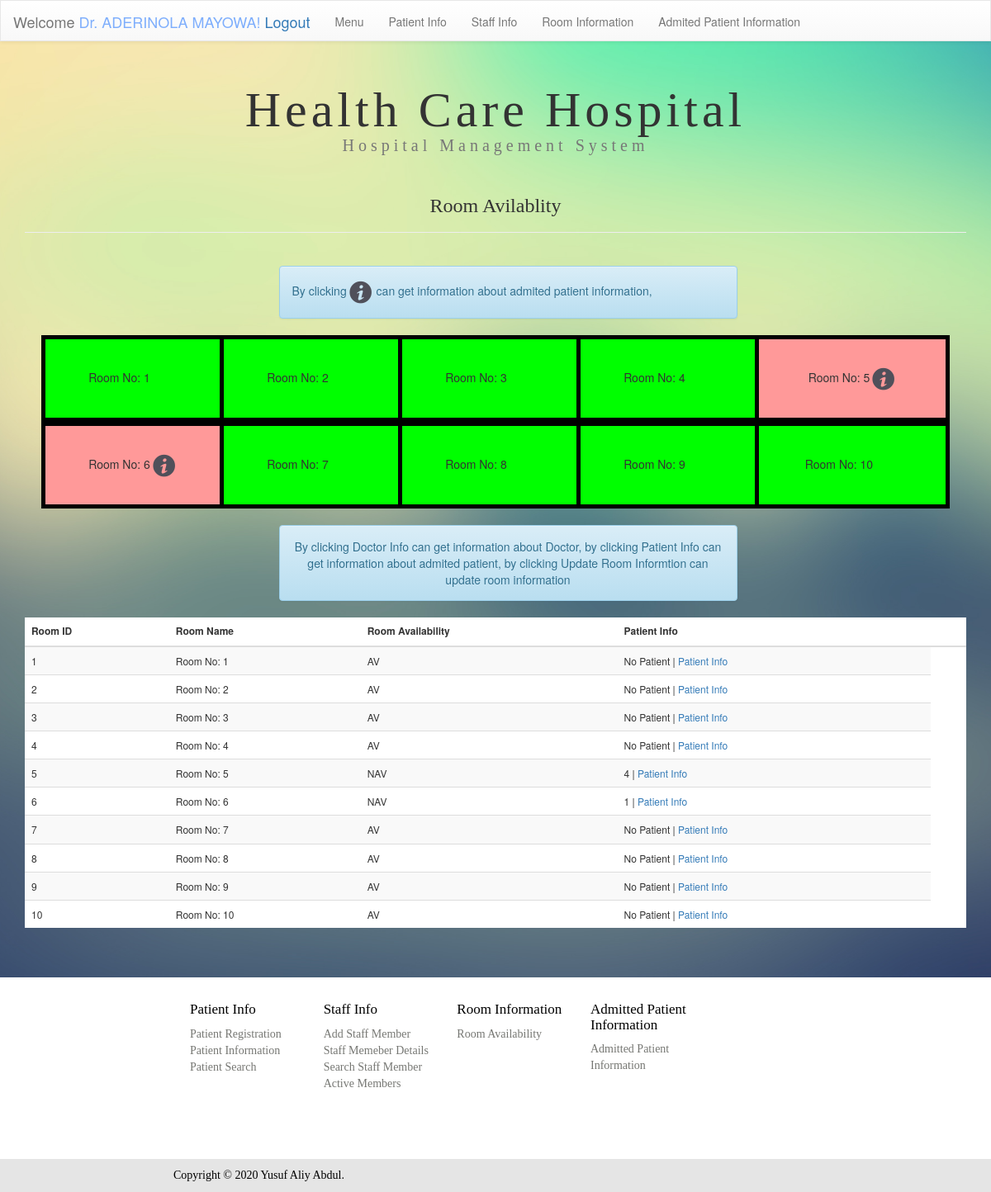
Screenshot of /roomavi.php (signed in) with the database file from the repository.
### tables this page shows
CREATE TABLE `hospi_room` (
  `room_id` int(11) NOT NULL,
  `room_name` varchar(100) NOT NULL,
  `room_avilabl` varchar(20) DEFAULT NULL,
  `rc_time_mo` varchar(10) NOT NULL DEFAULT '11.30 AM',
  `rc_time_ev` varchar(10) DEFAULT '06.30 PM',
  `room_drid` int(11) DEFAULT NULL,
  `eroom_drid` int(11) DEFAULT NULL,
  `room_petID` varchar(11) DEFAULT 'No Patient'
);

### session_check.php (called while the page is built, shortened)
<?php
    if(isset($_SESSION['sadmun']))
    {
        $sessionFetch = $_SESSION['sadmun'];
    }
    elseif(isset($_SESSION['admty'])){
        $sessionFetch = $_SESSION['admty'];
    }
    elseif(isset($_SESSION['doc_username']))
    {
        $sessionFetch = $_SESSION['doc_username'];
    }
?>

### roomavi.php (the view, shortened to what this page needs)
<?php include 'patdb.php';?>
<!DOCTYPE html PUBLIC "-//W3C//DTD XHTML 1.0 Transitional//EN" "http://www.w3.org/TR/xhtml1/DTD/xhtml1-transitional.dtd">
<html xmlns="http://www.w3.org/1999/xhtml">
<head>
<link rel="stylesheet" href="css/bootstrap.min.css">
<link rel="stylesheet" href="css/bootstrap-theme.min.css">
<link rel="stylesheet" href="css/roosi.css">
<link rel="stylesheet" type="text/css" href="css/staff.css"/><script type="text/javascript" src="js/rightde.js"></script>
</head>
<body>
  <link rel="stylesheet" href="css/hide.css">
<header class="nav-down ">
<?php include_once('navbar.php');?>
</header><br>
<div class="container">
<div class="row">
<div class="col-md-12 col-xs-12">
<h1 class="text-center ">Health Care Hospital<br /><small style="font-size:20px">Hospital Management System</small></h1></div>
</div>
</div>
<div class="container">
<div class="row">
<div class="col-md-12 col-xs-12">
<div class="page-header">
<h3 style="font-family:calibri;" class="text-center">Room Avilablity</h3></div>
<br />
<div class="container">
<div class="row">
<div class="col-md-6 col-md-push-3 col-xs-12">
<div class="alert alert-info">By clicking<img  width="32px" src="images/info.png"> can get information about admited patient information,</div>
</div>
</div>
</div>
<center>
<table border="0" width="1100">
<tr>
  <td style="border: 5px solid black" id="r1" height="100"><center><div id="">Room No: 1<img id="rr1" width="32px" src="images/info.png"></div><center></td>
  <td style="border: 5px solid black" id="r2" height="100"><center>Room No: 2<img id="rr2" width="32px" src="images/info.png"></center></td>
  <td style="border: 5px solid black" id="r3" height="100"><center>Room No: 3<img id="rr3" width="32px" src="images/info.png"></center></td>
  <td style="border: 5px solid black" id="r4" height="100"><center>Room No: 4<img id="rr4" width="32px" src="images/info.png"></center></td>
  <td style="border: 5px solid black" id="r5" height="100"><center>Room No: 5<img id="rr5" width="32px" src="images/info.png"></center></td>
</tr>
<tr>
  <td valign="top" ></td>
  <td valign="top"><center><div  style="padding: 10px" align="left" id="infor2"><?php
$sel_query="SELECT hospi_room.room_petID,hospi_room.eroom_drid,hospi_room.room_id,hospi_room.room_name,hospi_room.room_avilabl,hospi_room.room_drid,hospi_room.rc_time_mo,hospi_room.rc_time_ev,admit_pet.admit_petid,admit_pet.admit_name,admit_pet.admit_age,admit_pet.admit_bg,admit_pet.pet_des,admit_pet.pet_id
  FROM hospi_room
  LEFT JOIN admit_pet
  ON admit_pet.pet_id=hospi_room.room_petID WHERE room_id = 2";
$result = mysqli_query($con,$sel_query);
while($row = mysqli_fetch_assoc($result)) { ?>
  Patient ID   : <?php echo $row["pet_id"]; ?><br>
  Patient Name : <?php echo $row["admit_name"]; ?><br>
  Patient Age  : <?php echo $row["admit_age"]; ?><br>
  Patient Blood Group : <?php echo $row["admit_bg"]; ?><br>
  Patient disease : <?php echo $row["pet_des"]; ?>
<?php } ?></div></center></td>
  <td valign="top"><center><div  style="padding: 10px" align="left" id="infor3"><?php
$sel_query="SELECT hospi_room.room_petID,hospi_room.eroom_drid,hospi_room.room_id,hospi_room.room_name,hospi_room.room_avilabl,hospi_room.room_drid,hospi_room.rc_time_mo,hospi_room.rc_time_ev,admit_pet.admit_petid,admit_pet.admit_name,admit_pet.admit_age,admit_pet.admit_bg,admit_pet.pet_des,admit_pet.pet_id
  FROM hospi_room
  LEFT JOIN admit_pet
  ON admit_pet.pet_id=hospi_room.room_petID WHERE room_id = 3";
$result = mysqli_query($con,$sel_query);
while($row = mysqli_fetch_assoc($result)) { ?>
  Patient ID   : <?php echo $row["pet_id"]; ?><br>
  Patient Name : <?php echo $row["admit_name"]; ?><br>
  Patient Age  : <?php echo $row["admit_age"]; ?><br>
  Patient Blood Group : <?php echo $row["admit_bg"]; ?><br>
  Patient disease : <?php echo $row["pet_des"]; ?>
<?php } ?></div></center></td>
  <td valign="top"><center><div  style="padding: 10px" align="left" id="infor4"><?php
$sel_query="SELECT hospi_room.room_petID,hospi_room.eroom_drid,hospi_room.room_id,hospi_room.room_name,hospi_room.room_avilabl,hospi_room.room_drid,hospi_room.rc_time_mo,hospi_room.rc_time_ev,admit_pet.admit_petid,admit_pet.admit_name,admit_pet.admit_age,admit_pet.admit_bg,admit_pet.pet_des,admit_pet.pet_id
  FROM hospi_room
  LEFT JOIN admit_pet
  ON admit_pet.pet_id=hospi_room.room_petID WHERE room_id = 4";
$result = mysqli_query($con,$sel_query);
while($row = mysqli_fetch_assoc($result)) { ?>
  Patient ID   : <?php echo $row["pet_id"]; ?><br>
  Patient Name : <?php echo $row["admit_name"]; ?><br>
  Patient Age  : <?php echo $row["admit_age"]; ?><br>
  Patient Blood Group : <?php echo $row["admit_bg"]; ?><br>
  Patient disease : <?php echo $row["pet_des"]; ?>
<?php } ?></div></center></td>
  <td valign="top"><center><div  style="padding: 10px" align="left" id="infor5"><?php
$sel_query="SELECT hospi_room.room_petID,hospi_room.eroom_drid,hospi_room.room_id,hospi_room.room_name,hospi_room.room_avilabl,hospi_room.room_drid,hospi_room.rc_time_mo,hospi_room.rc_time_ev,admit_pet.admit_petid,admit_pet.admit_name,admit_pet.admit_age,admit_pet.admit_bg,admit_pet.pet_des,admit_pet.pet_id
  FROM hospi_room
  LEFT JOIN admit_pet
  ON admit_pet.pet_id=hospi_room.room_petID WHERE room_id = 5";
$result = mysqli_query($con,$sel_query);
while($row = mysqli_fetch_assoc($result)) { ?>
  Patient ID   : <?php echo $row["pet_id"]; ?><br>
  Patient Name : <?php echo $row["admit_name"]; ?><br>
  Patient Age  : <?php echo $row["admit_age"]; ?><br>
  Patient Blood Group : <?php echo $row["admit_bg"]; ?><br>
  Patient disease : <?php echo $row["pet_des"]; ?>
<?php } ?></div></center></td>
</tr>
<tr>
  <td style="border: 5px solid black" id="r6" height="100"><center>Room No: 6<img id="rr6" width="32px" src="images/info.png"></center></td>
  <td style="border: 5px solid black" id="r7" height="100"><center>Room No: 7<img id="rr7" width="32px" src="images/info.png"></center></td>
  <td style="border: 5px solid black" id="r8" height="100"><center>Room No: 8<img id="rr8" width="32px" src="images/info.png"></center></td>
  <td style="border: 5px solid black" id="r9" height="100"><center>Room No: 9<img id="rr9" width="32px" src="images/info.png"></center></td>
  <td style="border: 5px solid black" id="r10" height="100"><center>Room No: 10<img id="rr10" width="32px" src="images/info.png"></center></td>
</tr>
<tr>
  <td valign="top"></td>
  <td valign="top" ><center><div style="padding: 10px" align="left" id="infor7"><?php
$sel_query="SELECT hospi_room.room_petID,hospi_room.eroom_drid,hospi_room.room_id,hospi_room.room_name,hospi_room.room_avilabl,hospi_room.room_drid,hospi_room.rc_time_mo,hospi_room.rc_time_ev,admit_pet.admit_petid,admit_pet.admit_name,admit_pet.admit_age,admit_pet.admit_bg,admit_pet.pet_des,admit_pet.pet_id
  FROM hospi_room
  LEFT JOIN admit_pet
  ON admit_pet.pet_id=hospi_room.room_petID WHERE room_id = 7";
$result = mysqli_query($con,$sel_query);
while($row = mysqli_fetch_assoc($result)) { ?>
  Patient ID   : <?php echo $row["pet_id"]; ?><br>
  Patient Name : <?php echo $row["admit_name"]; ?><br>
  Patient Age  : <?php echo $row["admit_age"]; ?><br>
  Patient Blood Group : <?php echo $row["admit_bg"]; ?><br>
  Patient disease : <?php echo $row["pet_des"]; ?>
<?php } ?></div></center></td>
  <td valign="top"><center><div style="padding: 10px" align="left" id="infor8"><?php
$sel_query="SELECT hospi_room.room_petID,hospi_room.eroom_drid,hospi_room.room_id,hospi_room.room_name,hospi_room.room_avilabl,hospi_room.room_drid,hospi_room.rc_time_mo,hospi_room.rc_time_ev,admit_pet.admit_petid,admit_pet.admit_name,admit_pet.admit_age,admit_pet.admit_bg,admit_pet.pet_des,admit_pet.pet_id
  FROM hospi_room
  LEFT JOIN admit_pet
  ON admit_pet.pet_id=hospi_room.room_petID WHERE room_id = 8";
$result = mysqli_query($con,$sel_query);
while($row = mysqli_fetch_assoc($result)) { ?>
  Patient ID   : <?php echo $row["pet_id"]; ?><br>
  Patient Name : <?php echo $row["admit_name"]; ?><br>
  Patient Age  : <?php echo $row["admit_age"]; ?><br>
  Patient Blood Group : <?php echo $row["admit_bg"]; ?><br>
  Patient disease : <?php echo $row["pet_des"]; ?>
<?php } ?></div></center></td>
  <td valign="top"><center><div style="padding: 10px" align="left" id="infor9"><?php
$sel_query="SELECT hospi_room.room_petID,hospi_room.eroom_drid,hospi_room.room_id,hospi_room.room_name,hospi_room.room_avilabl,hospi_room.room_drid,hospi_room.rc_time_mo,hospi_room.rc_time_ev,admit_pet.admit_petid,admit_pet.admit_name,admit_pet.admit_age,admit_pet.admit_bg,admit_pet.pet_des,admit_pet.pet_id
  FROM hospi_room
  LEFT JOIN admit_pet
  ON admit_pet.pet_id=hospi_room.room_petID WHERE room_id = 9";
$result = mysqli_query($con,$sel_query);
while($row = mysqli_fetch_assoc($result)) { ?>
  Patient ID   : <?php echo $row["pet_id"]; ?><br>
  Patient Name : <?php echo $row["admit_name"]; ?><br>
  Patient Age  : <?php echo $row["admit_age"]; ?><br>
  Patient Blood Group : <?php echo $row["admit_bg"]; ?><br>
  Patient disease : <?php echo $row["pet_des"]; ?>
<?php } ?></div></center></td>
  <td valign="top"><center><div style="padding: 10px" align="left" id="infor10"><?php
$sel_query="SELECT hospi_room.room_petID,hospi_room.eroom_drid,hospi_room.room_id,hospi_room.room_name,hospi_room.room_avilabl,hospi_room.room_drid,hospi_room.rc_time_mo,hospi_room.rc_time_ev,admit_pet.admit_petid,admit_pet.admit_name,admit_pet.admit_age,admit_pet.admit_bg,admit_pet.pet_des,admit_pet.pet_id
  FROM hospi_room
  LEFT JOIN admit_pet
  ON admit_pet.pet_id=hospi_room.room_petID WHERE room_id = 10";
$result = mysqli_query($con,$sel_query);
while($row = mysqli_fetch_assoc($result)) { ?>
  Patient ID   : <?php echo $row["pet_id"]; ?><br>
  Patient Name : <?php echo $row["admit_name"]; ?><br>
  Patient Age  : <?php echo $row["admit_age"]; ?><br>
  Patient Blood Group : <?php echo $row["admit_bg"]; ?><br>
  Patient disease : <?php echo $row["pet_des"]; ?>
<?php } ?></div></center></td>
</tr>
</table>
</center>
<br>
<center>
<div class="container">
<div class="row">
<div class="col-md-6 col-md-push-3 col-xs-12">
<div class="alert alert-info">By clicking Doctor Info can get information about Doctor, by clicking Patient Info can get information about admited patient, by clicking   Update Room Informtion can update room information</div>
</div>
</div>
</div>
  <table  style="background-color:#FFF; font-size:12px; " class="table table-striped table-hover">
  <thead>
  <tr>
  <th><strong>Room ID</strong></th>
  <th><strong>Room Name</strong></th>
  <th><strong>Room Availability</strong></th>
  <th><strong>Patient Info</strong></th>
  <th></th>
  </tr>
  </thead>
  <tbody>
  <?php
  $count=1;
  $sel_query="SELECT hospi_room.room_petID,hospi_room.eroom_drid,hospi_room.room_id,hospi_room.room_name,hospi_room.room_avilabl,hospi_room.room_drid,hospi_room.rc_time_mo,hospi_room.rc_time_ev,staff.staff_fname,staff.staff_lname FROM hospi_room LEFT JOIN staff ON staff.staffID=hospi_room.room_drid  ORDER BY `room_id` ASC";
  $result = mysqli_query($con,$sel_query);
  while($row = mysqli_fetch_assoc($result)) { ?>
  <tr valign="middle">
      <td  align="left"><?php echo $row["room_id"]; ?></td>
      <td  align="left"><?php echo $row["room_name"]; ?></td>
      <td  align="left"><?php echo $row["room_avilabl"]; ?></td>
      <td  align="left"><?php echo $row["room_petID"]; ?> | <a target="_blank" href="admitpf.php?id= <?php echo $row["room_petID"]; ?>">Patient Info</a></td></td>
  </tr>
  <?php
  $count++; } ?>
  </tbody>
  </table>
</center>
</div>
</div>
</div>
<br>
</body>
<footer>
	 <?php include 'footer.php';?>
</footer>
</html>

### navbar.php (shortened to what this page needs)
<?php include("session_check.php"); ?>
<nav style=" border-radius: 0px; height:20px;background-color:#FFF" class="navbar navbar-default">
  <div class="container-fluid">
    <div class="navbar-header">
      <p class="navbar-brand">Welcome <font color="#7eaefc">Dr. <?php echo @$sessionFetch; ?>!</font> <a href="logout.php">Logout</a> </p>
    </div>
    <div class="collapse navbar-collapse" id="bs-example-navbar-collapse-1">
      <ul class="nav navbar-nav">
        <li><a  href="menu.php">Menu</a></li>
        <li><a  href="patin.php">Patient Info</a></li>
        <li><a  href="staff.php">Staff Info</a></li>
        <li><a  href="roomavi.php">Room Information</a></li>
        <li><a  href="admite.php">Admited Patient Information</a></li>
      </ul>
    </div>
  </div>
</nav>

### footer.php
<link href="css/menu.css" rel="stylesheet" type="text/css" />
<br>
<div class="container-fluid footer">
    <div class="row">
    <br>
        <div class="col-md-10 col-md-push-2">
        <div style="text-align: left;" class="col-md-2"><h5 style="font-size: 17px;" >Patient Info</h5>
        <p><a style="color: #767773" href="#">Patient Registration</a><br>
        <a style="color: #767773" href="#">Patient Information</a><br>
        <a style="color: #767773" href="#">Patient Search</a><br>
        </p>
        </div>
        <div style="text-align: left;" class="col-md-2"><h5 style="font-size: 17px;" >Staff Info</h5>
        <p><a style="color: #767773" href="#">Add Staff Member</a><br>
        <a style="color: #767773" href="#">Staff Memeber Details</a><br>
        <a style="color: #767773" href="#">Search Staff Member</a><br>
        <a style="color: #767773" href="#">Active Members</a><br>
        </p>
        </div>
        <div style="text-align: left;" class="col-md-2"><h5 style="font-size: 17px;" >Room Information</h5>
        <p><a style="color: #767773" href="#">Room Availability</a></p></div>
        <div style="text-align: left;" class="col-md-2"><h5 style="font-size: 17px;" >Admitted Patient Information</h5>
        <p id=""><a style="color: #767773" href="#">Admitted Patient Information</a></p></div>
        </div>
        </div>
    </div>
   <div class="container-fluid foot2">
    <div class="row">
        <div style="padding: 10px;" class="col-md-10 col-md-push-2">
            Copyright © 2020 Yusuf Aliy Abdul.
        </div>
    </div>
    </div>

### css/staff.css (style rules this page uses)
body { background:url(../images/background.jpg) no-repeat center center fixed ; -webkit-background-size:cover; -moz-background-size:cover; -o-background-size:cover; background-size:cover; }
h1 { text-align:center; font-family:"calibri"; font-size:60px; padding-top:10px; letter-spacing:5px; }

### css/hide.css (style rules this page uses)
body { padding-top: 50px; }
header { height: 40px; z-index: 1; position:fixed; top: 0; transition: top 0.2s ease-in-out; width: 100%; }

### css/menu.css (style rules this page uses)
body { background:url(../images/background.jpg) no-repeat center center fixed ; -webkit-background-size:cover; -moz-background-size:cover; -o-background-size:cover; background-size:cover; }
h1 { text-align:center; font-family:"calibri"; font-size:60px; padding-top:10px; letter-spacing:5px; }
.table { background-color:rgba(0, 0, 0, 0.5); border:none; }
.footer { background-color: rgb(255, 255, 255); height: 220px; color: #000000; font-family:"calibri"; }
.foot2 { background-color: rgb(229, 229, 229); height: 40px; color: #000000; font-family:"calibri"; }

### rows the page displays
hospi_room: room_id "1", room_name "Room No: 1", room_avilabl "AV", room_petID "No Patient"
hospi_room: room_id "2", room_name "Room No: 2", room_avilabl "AV", room_petID "No Patient"
hospi_room: room_id "3", room_name "Room No: 3", room_avilabl "AV", room_petID "No Patient"
hospi_room: room_id "4", room_name "Room No: 4", room_avilabl "AV", room_petID "No Patient"
hospi_room: room_id "5", room_name "Room No: 5", room_avilabl "NAV", room_petID "4"
hospi_room: room_id "6", room_name "Room No: 6", room_avilabl "NAV", room_petID "1"
hospi_room: room_id "7", room_name "Room No: 7", room_avilabl "AV", room_petID "No Patient"
hospi_room: room_id "8", room_name "Room No: 8", room_avilabl "AV", room_petID "No Patient"
hospi_room: room_id "9", room_name "Room No: 9", room_avilabl "AV", room_petID "No Patient"
hospi_room: room_id "10", room_name "Room No: 10", room_avilabl "AV", room_petID "No Patient"
